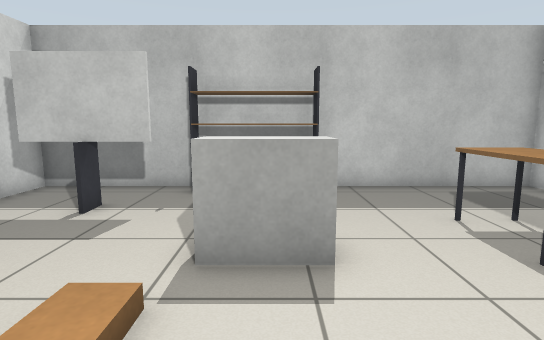
[1] (above)

13 first-person views from a walk through a Gazebo world. The camera is 1 m above the floor, tilts 8° down and sees 80° across. The floor is counted in squares, 0.5 m on a side. Each view is taken from the middle of a square. On the plan, view 1 faces up. The plan holds only what a view shows up to about 18 squares ahead; the rest is blank.

[2]
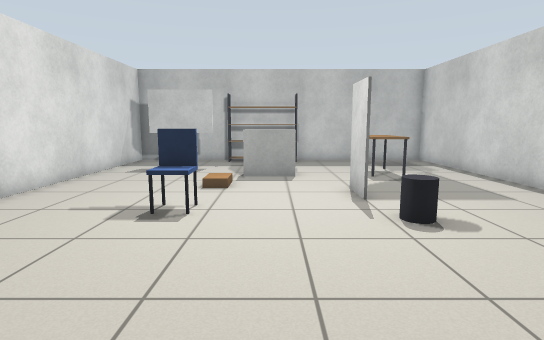

[3]
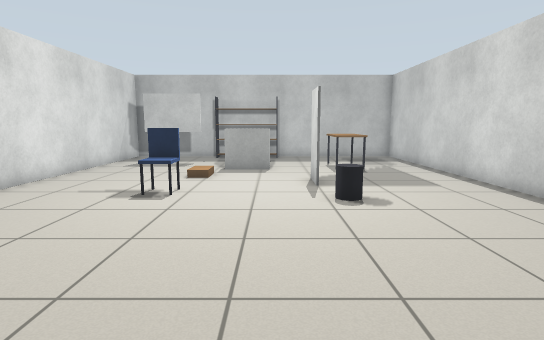

[4]
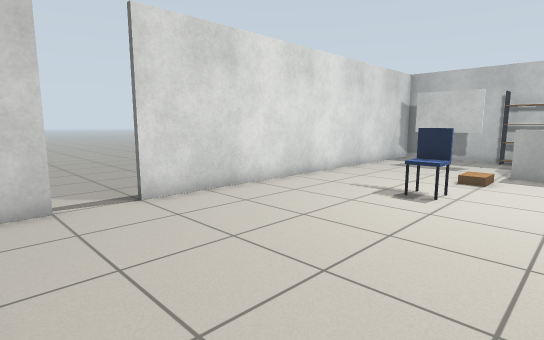

[5]
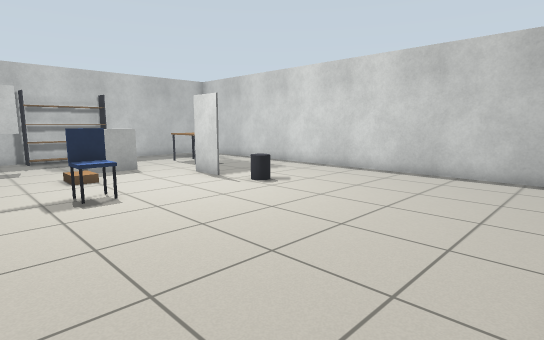

[6]
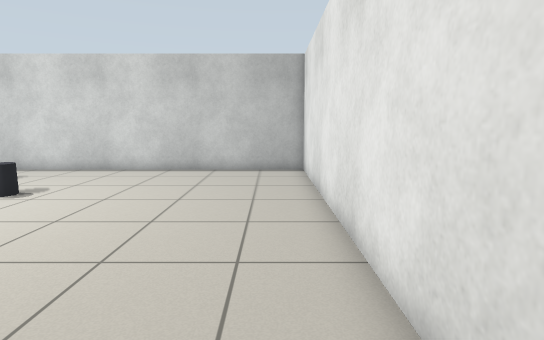

[7]
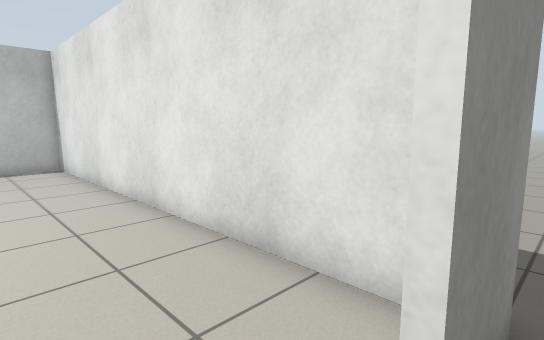

[8]
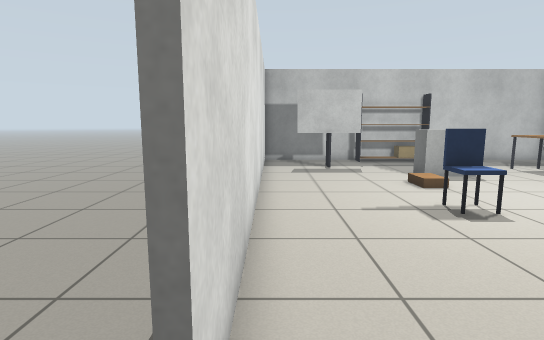

[9]
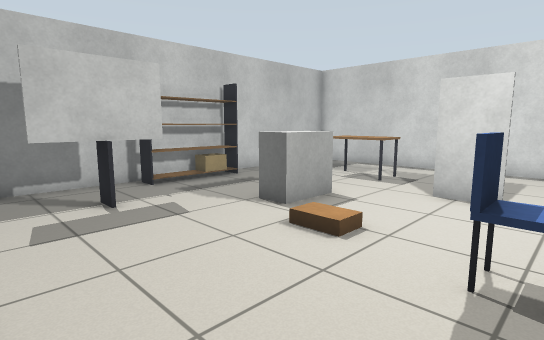

[10]
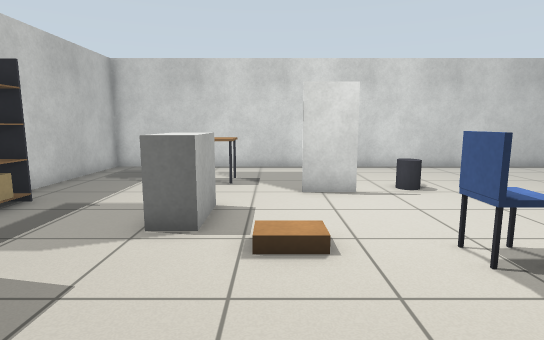

[11]
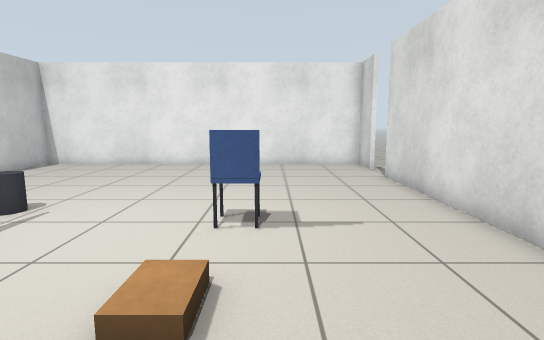

[12]
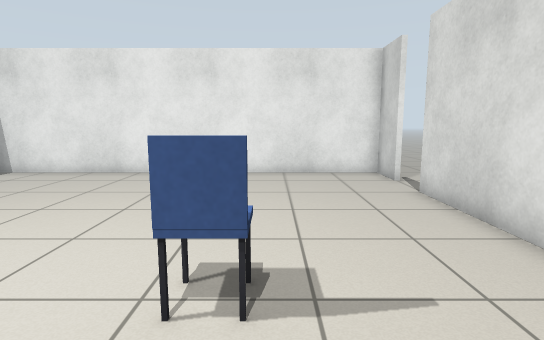

[13]
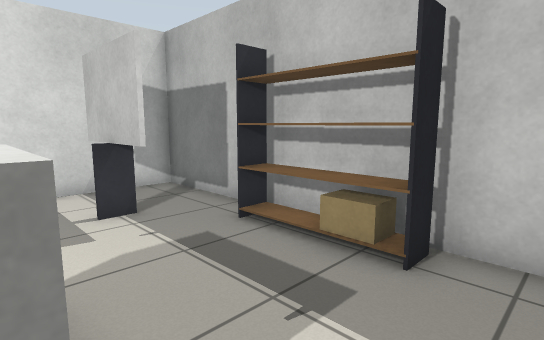

### Floor plan
Points are (right, up) in squares from view 1. A wall is a line through its corners. A room is listed if a view was taken in it or the views show most of it. See-through windows are left out.
Room 1 (views 1, 2, 3, 4, 5, 6, 8, 9, 10, 11, 12, 13)
walls: (2.5, 0.4) (2.5, 2.1); (-2.4, 10.4) (-7.4, 10.4) (-7.4, -6.5); (-7.4, -8.4) (-7.4, -10.4) (8.4, -10.4) (8.4, 10.4) (1.4, 10.4)
ways out: opening at (-8, -7.5) to room 2
objects: board (-5, 7) to (-3, 8); chair (-3, -1) to (-2, 0); shelf (-2, 10) to (1, 10); cabinet (-1, 5) to (1, 5); bin (3, -1); table (4, 5) to (5, 6)
Room 2 (view 7)
walls: (-7.6, -10.6) (-7.6, -8.5)
ways out: opening at (-8, -7.5) to room 1

Where each view was taken, in squares from view 1:
view 1: 0 up, 0 right, facing up
view 2: 8 down, 0 right, facing up
view 3: 10 down, 1 right, facing up
view 4: 10 down, 1 right, facing up-left
view 5: 10 down, 5 left, facing up-right
view 6: 9 down, 6 left, facing right
view 7: 7 down, 8 left, facing down-right
view 8: 8 down, 7 left, facing up
view 9: 1 down, 7 left, facing up-right
view 10: 3 up, 7 left, facing right
view 11: 6 up, 3 left, facing down
view 12: 3 up, 3 left, facing down
view 13: 5 up, 3 right, facing up-left
